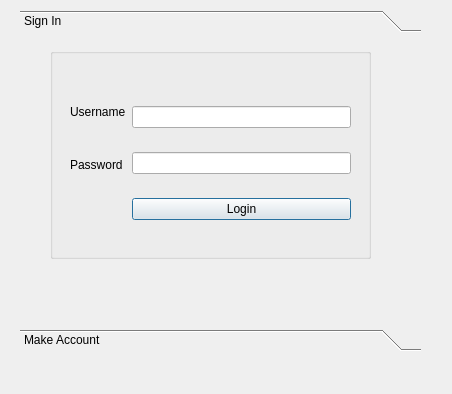
<?xml version="1.0" encoding="UTF-8"?>
<ui version="4.0">
 <class>login</class>
 <widget class="QDialog" name="login">
  <property name="windowModality">
   <enum>Qt::ApplicationModal</enum>
  </property>
  <property name="geometry">
   <rect>
    <x>0</x>
    <y>0</y>
    <width>452</width>
    <height>394</height>
   </rect>
  </property>
  <property name="windowTitle">
   <string>Login Page</string>
  </property>
  <widget class="QToolBox" name="toolBox">
   <property name="geometry">
    <rect>
     <x>20</x>
     <y>10</y>
     <width>401</width>
     <height>341</height>
    </rect>
   </property>
   <property name="currentIndex">
    <number>0</number>
   </property>
   <widget class="QWidget" name="page">
    <property name="geometry">
     <rect>
      <x>0</x>
      <y>0</y>
      <width>401</width>
      <height>285</height>
     </rect>
    </property>
    <attribute name="label">
     <string>Sign In</string>
    </attribute>
    <widget class="QGroupBox" name="groupBox">
     <property name="geometry">
      <rect>
       <x>30</x>
       <y>10</y>
       <width>321</width>
       <height>211</height>
      </rect>
     </property>
     <property name="title">
      <string/>
     </property>
     <widget class="QWidget" name="layoutWidget">
      <property name="geometry">
       <rect>
        <x>20</x>
        <y>40</y>
        <width>281</width>
        <height>153</height>
       </rect>
      </property>
      <layout class="QHBoxLayout" name="horizontalLayout">
       <item>
        <layout class="QVBoxLayout" name="verticalLayout_2">
         <item>
          <widget class="QLabel" name="label_username">
           <property name="font">
            <font>
             <pointsize>9</pointsize>
            </font>
           </property>
           <property name="text">
            <string>Username</string>
           </property>
          </widget>
         </item>
         <item>
          <widget class="QLabel" name="label_username_2">
           <property name="font">
            <font>
             <pointsize>9</pointsize>
            </font>
           </property>
           <property name="text">
            <string>Password</string>
           </property>
          </widget>
         </item>
         <item>
          <widget class="QLabel" name="label_username_3">
           <property name="font">
            <font>
             <pointsize>10</pointsize>
            </font>
           </property>
           <property name="text">
            <string/>
           </property>
          </widget>
         </item>
        </layout>
       </item>
       <item>
        <layout class="QVBoxLayout" name="verticalLayout">
         <item>
          <widget class="QLineEdit" name="lineEdit_username"/>
         </item>
         <item>
          <widget class="QLineEdit" name="lineEdit_password"/>
         </item>
         <item>
          <widget class="QPushButton" name="pushButton_login">
           <property name="text">
            <string>Login</string>
           </property>
          </widget>
         </item>
        </layout>
       </item>
      </layout>
     </widget>
    </widget>
   </widget>
   <widget class="QWidget" name="page_2">
    <property name="geometry">
     <rect>
      <x>0</x>
      <y>0</y>
      <width>401</width>
      <height>285</height>
     </rect>
    </property>
    <attribute name="label">
     <string>Make Account</string>
    </attribute>
    <widget class="QFrame" name="frame">
     <property name="geometry">
      <rect>
       <x>20</x>
       <y>10</y>
       <width>361</width>
       <height>271</height>
      </rect>
     </property>
     <property name="frameShape">
      <enum>QFrame::StyledPanel</enum>
     </property>
     <property name="frameShadow">
      <enum>QFrame::Raised</enum>
     </property>
     <widget class="QPushButton" name="pushButton_addUser">
      <property name="geometry">
       <rect>
        <x>20</x>
        <y>230</y>
        <width>93</width>
        <height>28</height>
       </rect>
      </property>
      <property name="text">
       <string>Make Account!</string>
      </property>
     </widget>
     <widget class="QWidget" name="layoutWidget">
      <property name="geometry">
       <rect>
        <x>20</x>
        <y>30</y>
        <width>321</width>
        <height>141</height>
       </rect>
      </property>
      <layout class="QVBoxLayout" name="verticalLayout_5">
       <item>
        <layout class="QVBoxLayout" name="verticalLayout_3">
         <item>
          <widget class="QLabel" name="label_addusername">
           <property name="text">
            <string>Username</string>
           </property>
          </widget>
         </item>
         <item>
          <widget class="QLineEdit" name="lineEdit_addUser"/>
         </item>
        </layout>
       </item>
       <item>
        <layout class="QVBoxLayout" name="verticalLayout_4">
         <item>
          <widget class="QLabel" name="label_addpassword">
           <property name="text">
            <string>Password (minimum 8 characters)</string>
           </property>
          </widget>
         </item>
         <item>
          <widget class="QLineEdit" name="lineEdit_addPass"/>
         </item>
        </layout>
       </item>
       <item>
        <widget class="QCheckBox" name="checkBox_admin">
         <property name="text">
          <string>Admin Privileges</string>
         </property>
        </widget>
       </item>
      </layout>
     </widget>
    </widget>
   </widget>
  </widget>
 </widget>
 <tabstops>
  <tabstop>lineEdit_username</tabstop>
  <tabstop>lineEdit_password</tabstop>
  <tabstop>pushButton_login</tabstop>
 </tabstops>
 <resources/>
 <connections/>
</ui>
